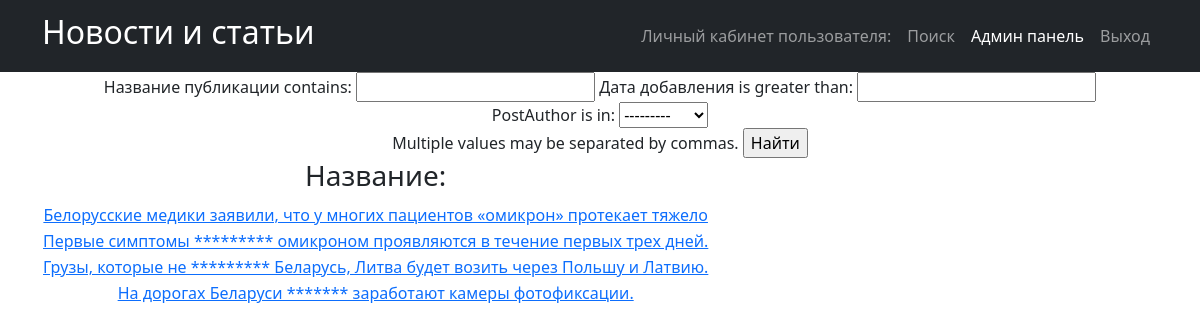
The page /news/search/ on the database as committed earlier.
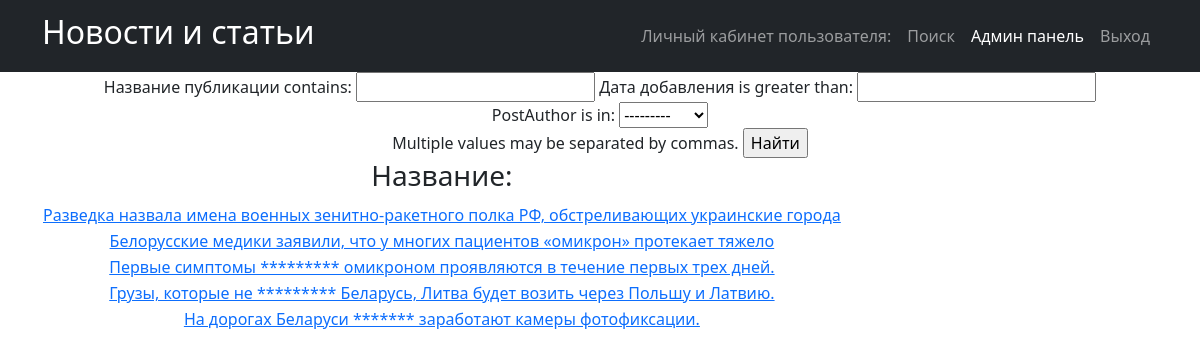
The same page on the database as committed later.
### news_portal/models.py (models this page shows, shortened)
class Post(models.Model):
    PostAuthor = models.ForeignKey(Author, on_delete=models.CASCADE)
    NEWS = 'NW'
    ARTICLE = 'AR'
    CATEGORIES = [
        ('NW', 'Новость'),
        ('AR', 'Статья')
    ]
    categoryType = models.CharField(max_length=2, choices=CATEGORIES)
    pubData = models.DateTimeField('дата добавления', auto_now_add=True)
    postCategory = models.ManyToManyField(Category, through='postCategory')
    postTitle = models.CharField('название публикации', max_length=255)
    postText = models.TextField('текст публикации')
    postRating = models.SmallIntegerField('рейтинг публикации', default=0)

### news_portal/views.py (the view)
# urls.py: path('search/', Postsearch.as_view()),
class Postsearch(ListView):
    model = Post
    template_name = 'search.html'
    context_object_name = 'news'
    queryset = Post.objects.order_by('-id')
    paginate_by = 1
    def get_context_data(self, **kwargs):
        context = super().get_context_data(**kwargs)
        context['filter'] = News_filter(self.request.GET, queryset=self.get_queryset())
        return context

### news_portal/models.py (called while the page is built)
    def __str__(self):
        return f'{self.authorUser.username}'

### news_portal/templatetags/censor.py (called while the page is built)
@register.filter(name='censor')
def censor(value):
    text = value.split()
    for word in text:
        if word.lower() in CENSOR:
            value = value.replace(word, '*' * len(word))
    return value

### templates/search.html (shortened to what this page needs)
{% extends 'flatpages/default.html' %}
{% load censor %}
{% block content %}
<form method="GET">
    {{ filter.form }}
    <input type="submit" value="Найти">
</form>
<table>
    <thead>
    <th>
    <h3>Название:</h3>
    </th>
    </thead>
      {% for new in filter.qs %}
    <tr>
    <td>
        <a href="{% url 'post_detail' new.id %}">{{ new.postTitle|censor }}</a>
    </td>
</tr>
    {% endfor %}
</table>
{% endblock content %}

Rows that differ between the two databases and show on the page:
added Post: postTitle|censor "Разведка назвала имена военных зенитно-ракетного полка РФ, обстреливающих украинские города"
